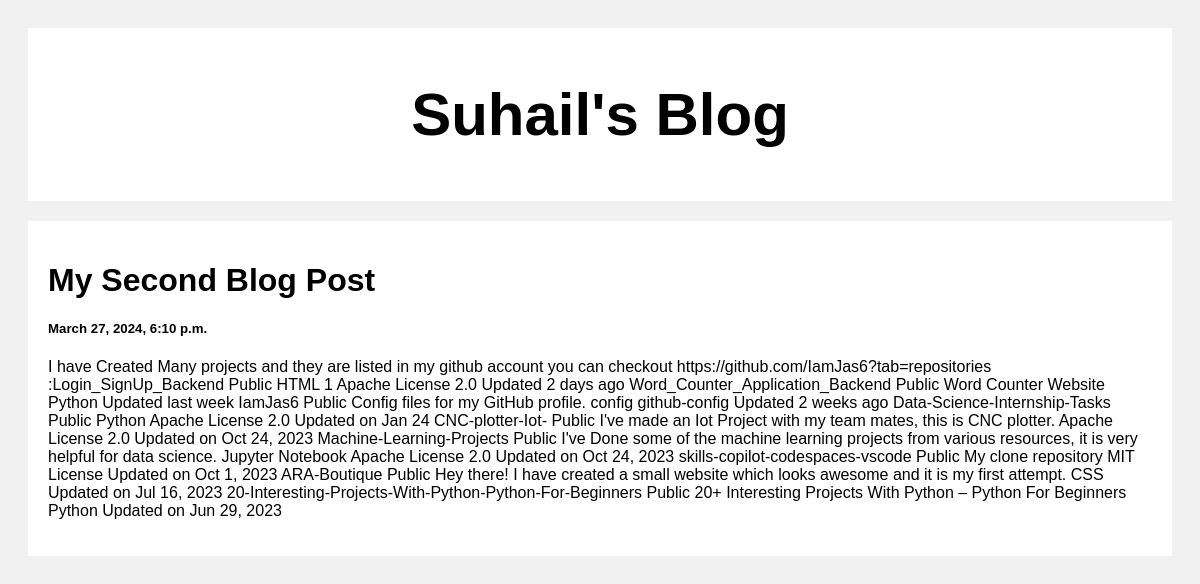
Screenshot of /post/2 with the database file from the repository.
### Myblog/models.py (models this page shows)
class Post(models.Model):
    title = models.CharField(max_length = 100)
    body = models.CharField(max_length = 100000)
    created_date = models.DateTimeField(default=datetime.now, blank=True)

### Myblog/views.py (the view)
# urls.py: path('post/<str:pk>', views.post, name='post')
def post(request, pk):
    posts = Post.objects.get(id=pk)
    return render(request, 'posts.html', {'posts':posts})

### templates/posts.html (shortened to what this page needs)
<!DOCTYPE html>
<html>
<head>
</head>
<body>
<div class="header">
  <h2>Suhail's Blog</h2>
</div>
<div class="row">
  <div class="leftcolumn">
    <div class="card">
        <h1>{{posts.title}}</h1>
        <h5>{{posts.created_date}}</h5>
        <p>{{posts.body}}</p>
    </div>
  </div>
</div>
</body>
</html>

### templates/posts.html (style rules this page uses)
* { box-sizing: border-box; }
body { font-family: Arial; padding: 20px; background: #f1f1f1; }
.header { padding: 2px; font-size: 40px; text-align: center; background: white; }
.leftcolumn { float: left; width: 100%; }
.card { background-color: white; padding: 20px; margin-top: 20px; }
.row:after { content: ""; display: table; clear: both; }

### rows the page displays
Post: title "My Second Blog Post", created_date "March 27, 2024, 6:10 p.m.", body "I have Created Many projects and they are listed in my github account you can checkout https://github.com/IamJas6?tab=repositories :Login_SignUp_Backend Public HTML 1 Apache License 2.0 Updated 2 days ago Word_Counter_Application_Backend Public Word Counter Website Python Updated last week IamJas6 Public Config files for my GitHub profile. config github-config Updated 2 weeks ago Data-Science-Internship-Tasks Public Python Apache License 2.0 Updated on Jan 24 CNC-plotter-Iot- Public I've made an Iot Project with my team mates, this is CNC plotter. Apache License 2.0 Updated on Oct 24, 2023 Machine-Learning-Projects Public I've Done some of the machine learning projects from various…"
